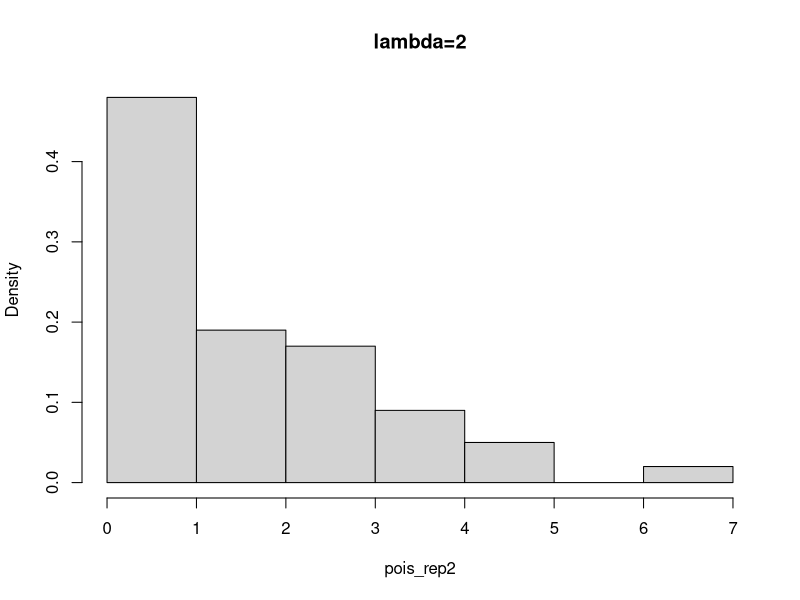

Recreate this plot in R.
## Simulate from Poisson using simulations from Exp(lambda) 
Poisson <- function(lambda=1){
  k <- 0
  u <- runif(1)
  y <- -(1/lambda)*log(1-u)
  sum <- y
  
  while(sum < 1){
    u <- runif(1)
    y <- -(1/lambda)*log(1-u)
    sum <- sum+y
    k <- k+1
  }
  x <- k
}

#For lambda = 2
pois_rep2 = replicate(100, Poisson(lambda=2))
hist(pois_rep2, freq=FALSE, main='lambda=2')
mean(pois_rep2)
var(pois_rep2)

